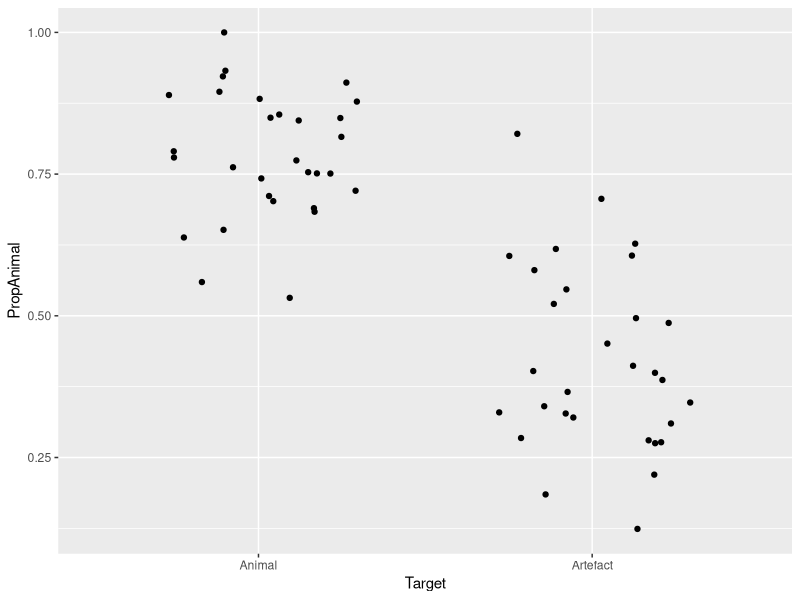
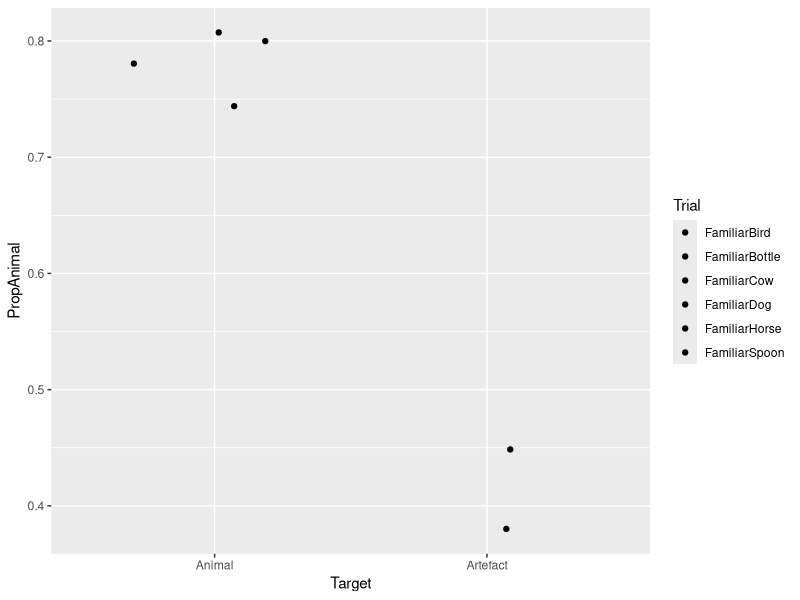
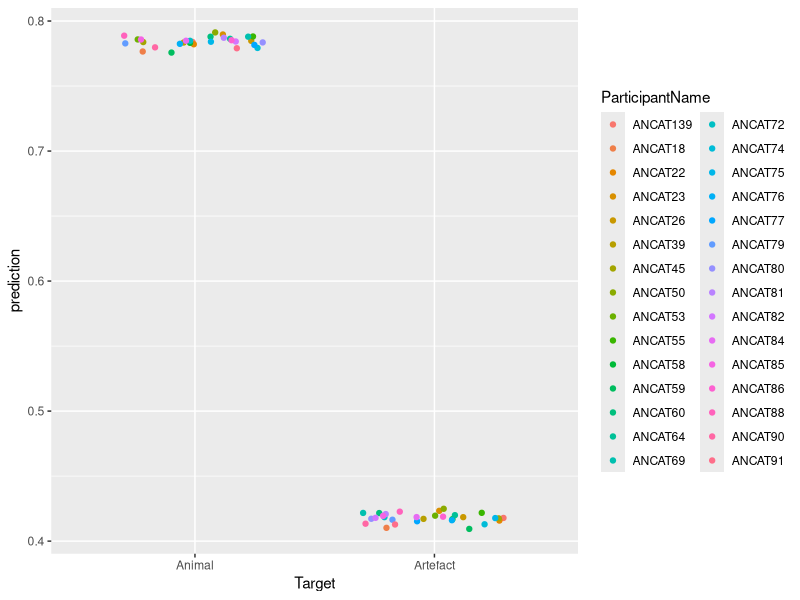

The R script that drew these images, in order: (Note: this script raises an error after producing the figures.)
## ---- chunk 1
library(ggplot2)
library(lme4)
library(dplyr)
## ---- chunk 2
data <- read.csv('data-eyetracking.csv')
## ---- chunk 3
summary(data)
## ---- chunk 4
agg_subjects <- data %>%
                group_by(ParticipantName,Sex,Age,Target) %>%
                summarise(PropAnimal = mean(Animate)) %>%
                ungroup()
## ---- chunk 5
ggplot(agg_subjects, aes(x=Target, y=PropAnimal)) +
                  geom_point(position=position_jitter(.3))
## ---- chunk 6
agg_subjects$TargetCoded <- ifelse(agg_subjects$Target == 'Artefact', -.5, .5)
## ---- chunk 7
agg_subjects$TargetCoded <- scale(agg_subjects$TargetCoded, center=T, scale=F)
## ---- chunk 8
model <- aov(PropAnimal ~ TargetCoded + Error(ParticipantName/TargetCoded), data = agg_subjects)
summary(model)
## ---- chunk 9
agg_items <- data %>%
              group_by(Trial,Target) %>%
              summarise(PropAnimal = mean(Animate)) %>%
              ungroup()
  
agg_items$TargetCoded <- ifelse(agg_items$Target == 'Artefact', -.5, .5)
## ---- chunk 10
ggplot(agg_items, aes(x=Target, y=PropAnimal, fill=Trial)) +
                  geom_point(position=position_jitter(.3))
## ---- chunk 11
model <- aov(PropAnimal ~ TargetCoded, data = agg_items)
summary(model)
## ---- chunk 12
agg_sub_items <- data %>%
                 group_by(ParticipantName,Trial,Target) %>%
                 summarise(PropAnimal = mean(Animate)) %>%
                 ungroup()
  
agg_sub_items$TargetCoded <- ifelse(agg_sub_items$Target == 'Artefact', -.5, .5)
agg_sub_items$TargetCoded <- scale(agg_sub_items$TargetCoded, center=T, scale=F)
## ---- chunk 13
model <- lmer(PropAnimal ~ TargetCoded + (1 | ParticipantName) + (1 | Trial), data = agg_sub_items)
summary(model)
## ---- chunk 14
fixef(model)
## ---- chunk 15
ranef(model)
## ---- chunk 16
agg_sub_items$prediction <- predict(model, agg_sub_items)

ggplot(agg_sub_items, aes(x=Target, y=prediction, color=ParticipantName)) +
                          stat_summary(fun.y='mean', geom='point', position=position_jitter(.3))
## ---- chunk 17
model <- lmer(PropAnimal ~ TargetCoded + (1 + TargetCoded | ParticipantName) + (1 | Trial), data = agg_sub_items)
summary(model)
## ---- chunk 18
ranef(model)

subject_slopes <- ranef(model)$ParticipantName
subject_slopes$subject <- factor(rownames(subject_slopes))
colnames(subject_slopes) <- c('Baseline','ConditionEffect','Subject')

ggplot(subject_slopes, aes(x=Subject, y=ConditionEffect)) +
              geom_point() +
              geom_text(aes(label=Subject),hjust=0,vjust=0,size=3) +
              geom_hline(yint=0, linetype="dashed", alpha=.5) +
              theme(axis.text.x=element_blank())
## ---- chunk 19
agg_sub_items$prediction <- predict(model, agg_sub_items)

ggplot(agg_sub_items, aes(x=Target, y=prediction, color=ParticipantName)) +
                          stat_summary(fun.y='mean', geom='point', position=position_jitter(.3))
## ---- chunk 20
# commented out because it kills knitr
# model <- lmer(PropAnimal ~ TargetCoded + (1 + TargetCoded + Trial | ParticipantName) + (1 | Trial), data = agg_sub_items)
## ---- chunk 21
model <- lmer(PropAnimal ~ TargetCoded + (1 + TargetCoded | ParticipantName) + (1 | Trial), data = agg_sub_items)

model_null <- lmer(PropAnimal ~ TargetCoded + (1 | ParticipantName) + (1 | Trial), data = agg_sub_items)

anova(model,model_null) # -2 log-likelihood ratio test, gives you Chisq(df) = X and a p-value.
## ---- chunk 22
summary(model)
## ---- chunk 23
model <- lmer(PropAnimal ~ TargetCoded + (1 + TargetCoded | ParticipantName) + (1 | Trial), data = agg_sub_items)
## ---- chunk 24
model_null <- lmer(PropAnimal ~ 1 + (1 + TargetCoded | ParticipantName) + (1 | Trial), data = agg_sub_items)
anova(model,model_null)
## ---- chunk 25
drop1(model,~.,test="Chisq")
## ---- chunk 26
model <- lmer(PropAnimal ~ TargetCoded + (1 + TargetCoded | ParticipantName) + (1 | Trial), data = agg_sub_items, REML=F)

model_null <- lmer(PropAnimal ~ 1 + (1 + TargetCoded | ParticipantName) + (1 | Trial), data = agg_sub_items, REML=F)
## ---- chunk 27
log_model <- logLik(model)
log_model

log_null <- logLik(model_null)
log_null
## ---- chunk 28
-2*log(exp(log_null)/exp(log_model))
## ---- chunk 29
log_model
log_null
  # 1 df

pchisq(20.77924, df=1, lower.tail=F)
## ---- chunk 30
agg_sub_items$RandomFactor <- ifelse(rbinom(nrow(agg_sub_items),1,.5) == 1, 'On','Off')

model1 <- lmer(PropAnimal ~ TargetCoded + (1 + TargetCoded | ParticipantName) + (1 | Trial), data = agg_sub_items, REML=F)

model2 <- lmer(PropAnimal ~ RandomFactor + (1 + TargetCoded | ParticipantName) + (1 | Trial), data = agg_sub_items, REML=F)

anova(model1,model2)
## ---- chunk 31
model <- lmer(PropAnimal ~ TargetCoded + (1 + TargetCoded | ParticipantName) + (1 | Trial), data = agg_sub_items)
ts <- fixef(model)/sqrt(diag(vcov(model)))
ts
2*pnorm(abs(ts),lower.tail=FALSE)
## ---- chunk 32
confint(model)
## ---- chunk 33
library(pbkrtest)
model <- lmer(PropAnimal ~ TargetCoded + (1 + TargetCoded | ParticipantName) + (1 | Trial), data = agg_sub_items)
model_null <- lmer(PropAnimal ~ 1 + (1 + TargetCoded | ParticipantName) + (1 | Trial), data = agg_sub_items)
KRmodcomp(model,model_null)
detach('package:pbkrtest',unload=TRUE)
## ---- chunk 34
library(lmerTest)
model <- lmer(PropAnimal ~ TargetCoded + (1 + TargetCoded | ParticipantName) + (1 | Trial), data = agg_sub_items)
summary(model)
detach('package:lmerTest',unload=TRUE)
## ---- chunk 35
probabilities <- seq(0.1,0.9,by=.1)
log_odds <- log(probabilities/(1-probabilities))
plot(probabilities, log_odds)
## ---- chunk 36
exp(1.39)
## ---- chunk 37
log(8/1) - log(4/1)

log(16/1) - log(8/1)
## ---- chunk 38
probabilities <- seq(0.1,0.9,by=.1)
odds <- (probabilities/(1-probabilities))
plot(probabilities, odds)
## ---- chunk 39
data$TargetC <- ifelse(data$Target == 'Animal', .5, -.5)
data$TargetC <- scale(data$TargetC, center=T, scale=F)

# note: we are not going to Center TimeFromSubphaseOnset for now

model <- glmer(Animate ~ TargetC*TimeFromSubphaseOnset + (1 | Trial) + (1 | ParticipantName), data = data, family="binomial")
## ---- chunk 40
data$TimeS <- data$TimeFromSubphaseOnset / 1000

model <- glmer(Animate ~ TargetC*TimeS + (1 | Trial) + (1 | ParticipantName), data = data, family="binomial")
summary(model)
## ---- chunk 41
data$prediction <- predict(model, data)

# in logit space...
ggplot(data, aes(x=TimeS, y=prediction, color=Target)) +
                            stat_summary(fun.y='mean', geom='line')

# as proportions...
data$prediction_prob <- exp(data$prediction) / (1 + exp(data$prediction) )
ggplot(data, aes(x=TimeS, y=prediction_prob, color=Target)) +
                            stat_summary(fun.y='mean', geom='line')
## ---- chunk 42
data$prediction <- predict(model, data, re.form=NA)

ggplot(data, aes(x=TimeS, y=prediction, color=Target)) +
                            stat_summary(fun.y='mean', geom='line')
## ---- chunk 43
ggplot(data, aes(x=TimeS, y=Animate, color=Target)) +
                  stat_summary(fun.y='mean', geom='line') +
                  stat_summary(aes(y=exp(prediction)/(1+exp(prediction))), fun.y='mean', geom='line')
## ---- chunk 44
# bin data into 50ms bins
data$Bin <- data$TimeFromSubphaseOnset %/% 50
# equivalent: data$Bin <- floor(data$TimeFromSubphaseOnset / 50)

head(data[, c('TimeFromSubphaseOnset','Bin')])
## ---- chunk 45
binned <- data %>%
          group_by(ParticipantName,Target,Bin) %>%
          summarise(PropAnimal = mean(Animate), y=sum(Animate), N=length(Animate), TimeS=min(TimeS))
## ---- chunk 46
binned$elog <- log( (binned$y + .5) / (binned$N - binned$y + .5) )
## ---- chunk 47
model <- lmer(elog ~ Target*TimeS + (1 | ParticipantName), data = binned)
summary(model)
## ---- chunk 48
model <- lmer(elog ~ Target*TimeS + (1 + Target + TimeS | ParticipantName), data = binned)
summary(model)
## ---- chunk 49
asin(sqrt(.5))
asin(sqrt(.6))
asin(sqrt(.95))
asin(sqrt(.99))

plot(seq(.0,1,by=.1),asin(sqrt(seq(0,1,by=.1))))

binned$Arcsin <- asin(sqrt(binned$PropAnimal))
head(binned)

model <- lmer(Arcsin ~ Target*TimeS + (1 + Target + TimeS | ParticipantName), data = binned)
summary(model)
## ---- chunk 50
ls()
rm(list=ls())
